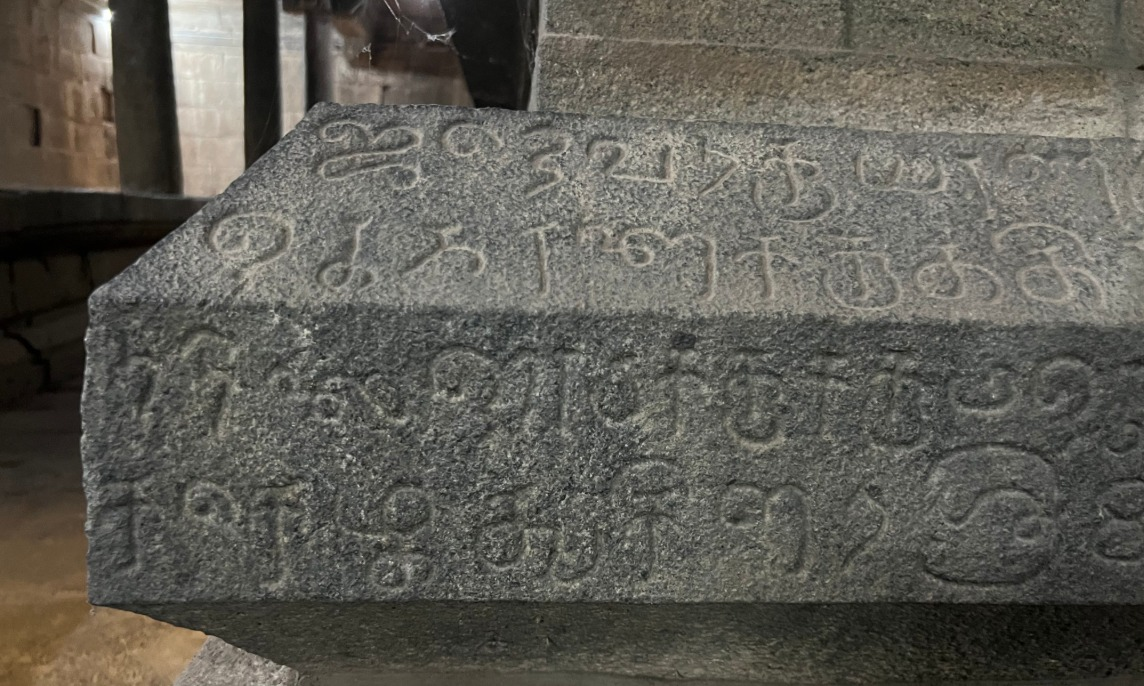
#> input picture img.jpeg, 1144 x 686 px, found by its file name
$ python test1.py
#> lines starting #> are read from the running program, lines starting #| are printed output that depends on the picture; after the words box and inside, x2 and y2 are one past the last pixel; in counts of white or black regions, pixels touching at a corner belong together
import cv2
import numpy as np

# 1. Load image in Grayscale
# Make sure 'rock_inscription.jpg' is in the same folder as this script
img = cv2.imread('img.jpeg', 0)
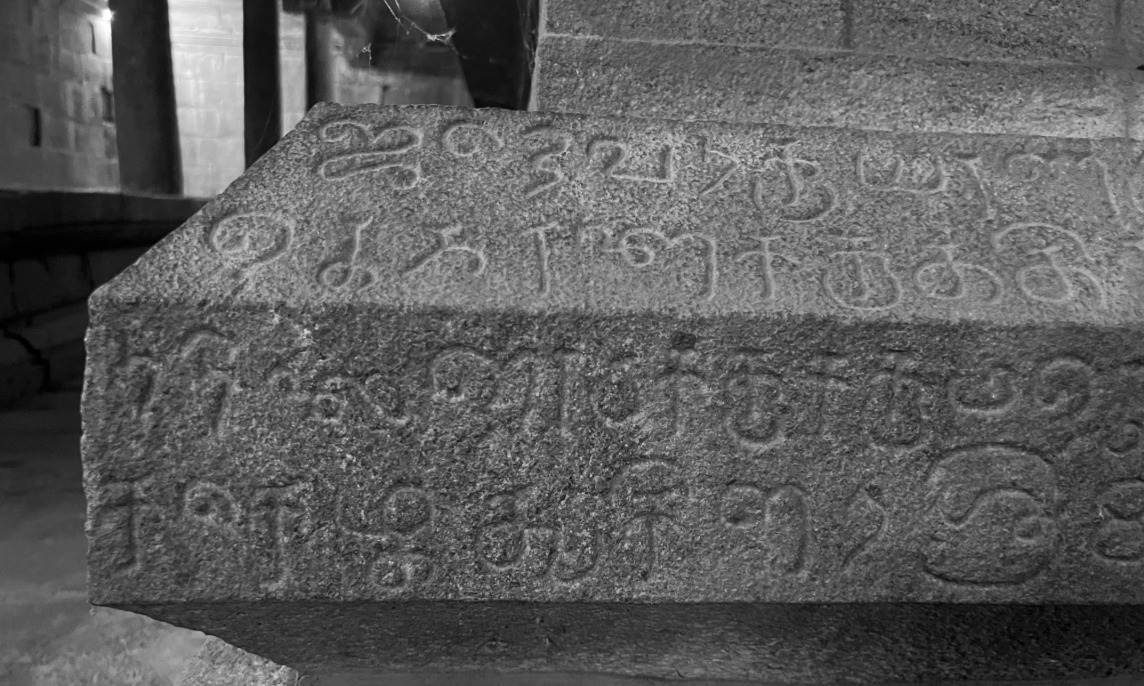
#> img: shape (686, 1144); min 0, max 255, mean 92

if img is None:
    print("Error: Could not load image. Check the file name.")
else:
    # 2. Apply Black-Hat Transform (The Magic Step)
    # This extracts dark elements (letters) from bright surroundings
    # Adjust (15, 15) if your letters are thinner or thicker
    kernel = cv2.getStructuringElement(cv2.MORPH_RECT, (15, 15))
    blackhat = cv2.morphologyEx(img, cv2.MORPH_BLACKHAT, kernel)
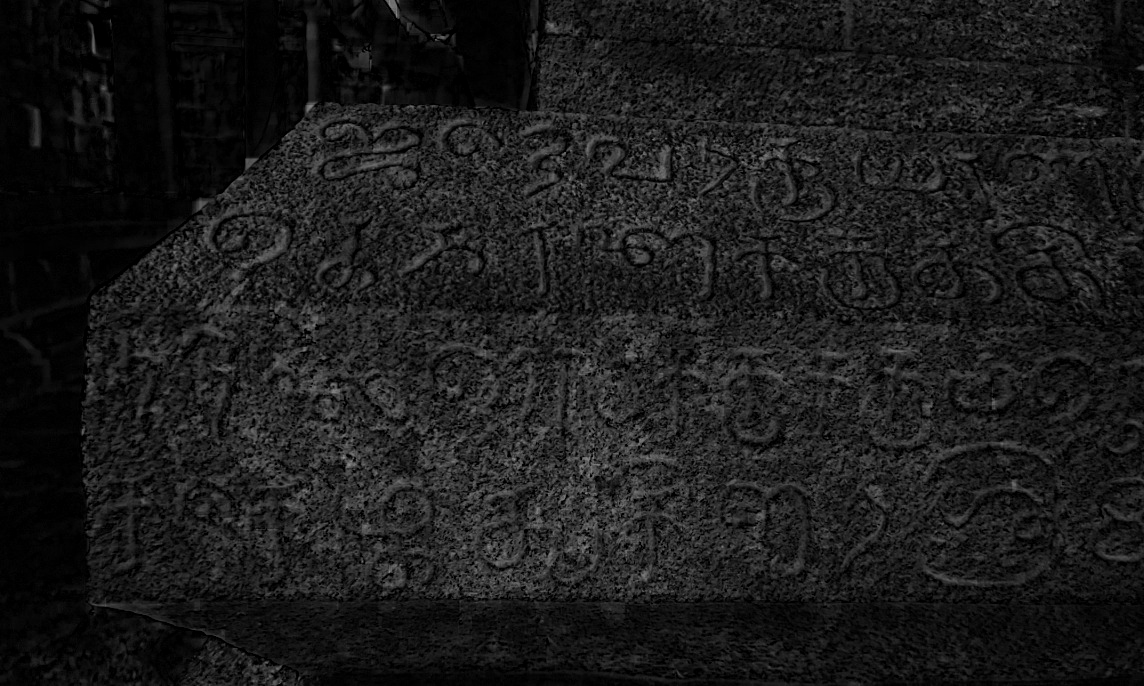
#> blackhat: shape (686, 1144); min 0, max 144, mean 27.5

    # 3. Enhance Contrast of the extracted grooves
    # This makes the faint grooves much brighter
    result = cv2.add(blackhat, blackhat)
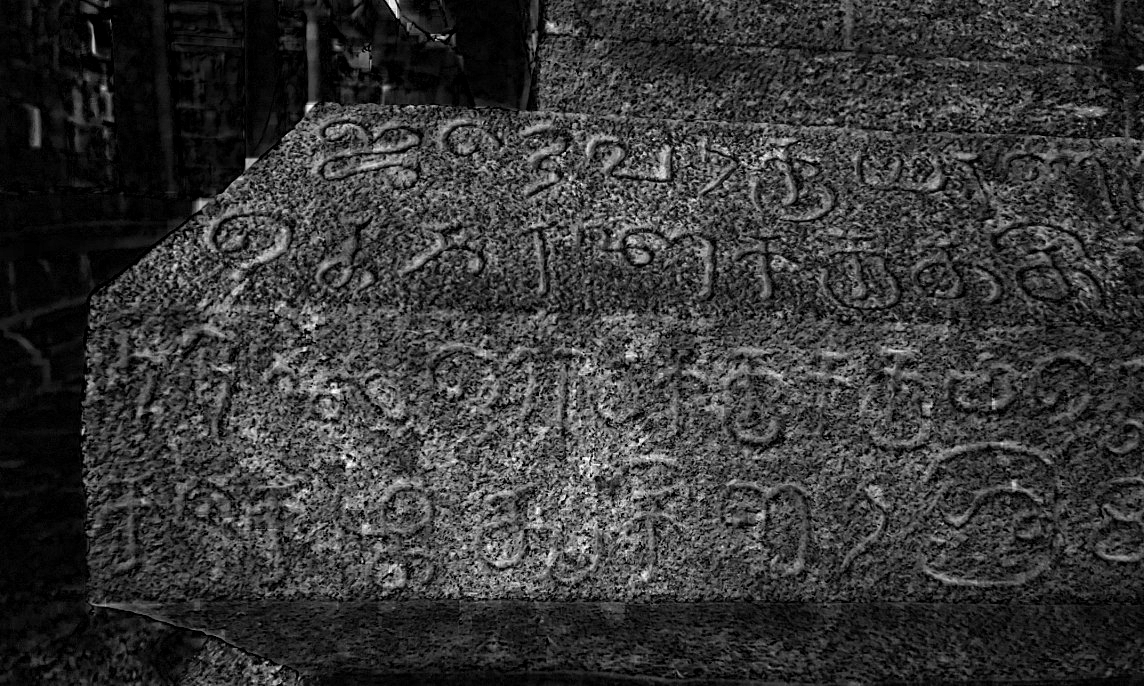
#> result: shape (686, 1144); min 0, max 255, mean 55

    # 4. Threshold to get your "Bicolor" image
    # Anything darker than the threshold becomes black, everything else white
    # We use INVERSE thresholding here so letters are Black on White background (paper style)
    _, binary = cv2.threshold(result, 30, 255, cv2.THRESH_BINARY_INV)
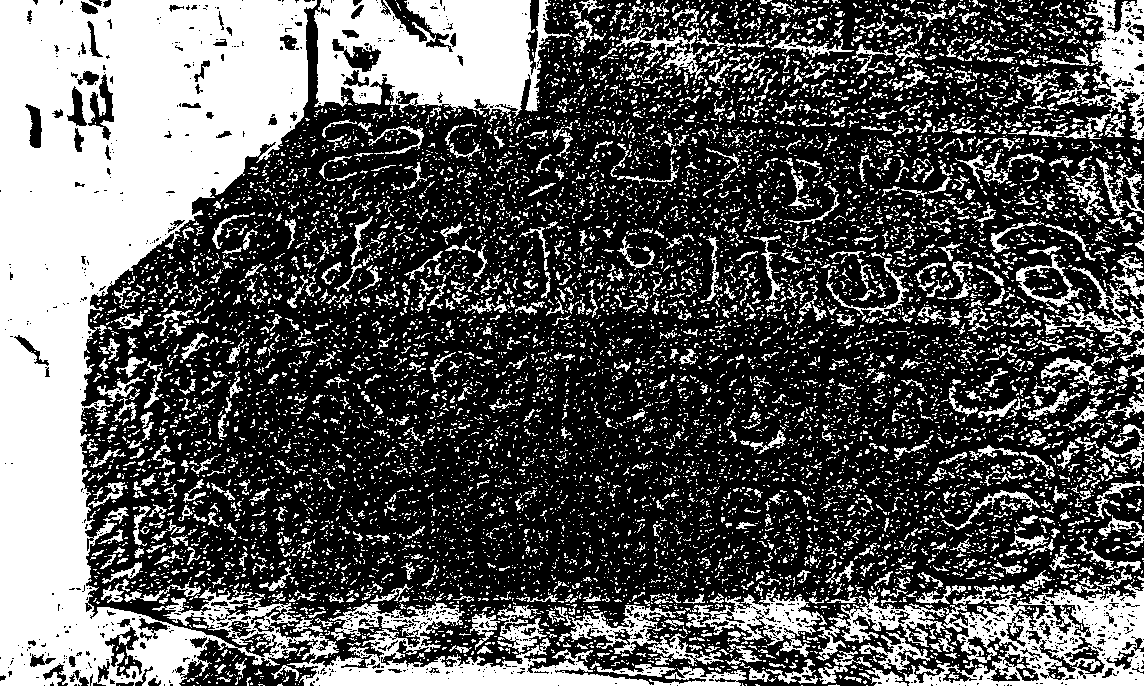
#> binary: shape (686, 1144); 35.4% white; 9724 white regions (8591 under 20 px), largest, box (x1, y1, x2, y2) and area: (0, 0, 747, 686) 122252, (314, 0, 572, 118) 20195, (903, 584, 1144, 686) 11835

    # --- DISPLAY CODE ---

    # Resize images if they are too big for your screen (optional)
    def resize_for_screen(image, width=600):
        h, w = image.shape[:2]
        scale = width / w
        return cv2.resize(image, (width, int(h * scale)))

    # Show the Original
    cv2.imshow('1. Original Rock', img)

    # Show the Black-Hat (The isolated grooves/shadows)
    cv2.imshow('2. Black-Hat (Grooves)', blackhat)

    # Show the Final Result (Clean Text)
    cv2.imshow('3. Final Binary Text', binary)

    print("Press any key to close the windows...")

    # 5. Wait for a key press and then close
    cv2.waitKey(0)
    cv2.destroyAllWindows()
